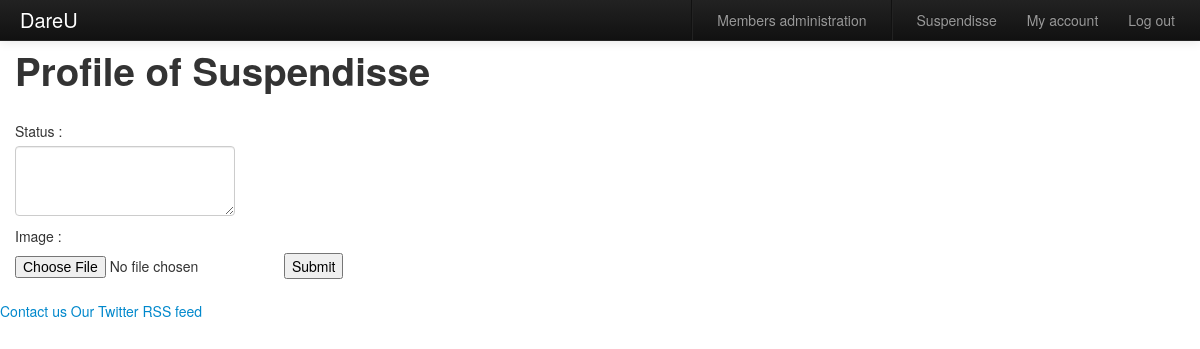
The app's page /profile/view?id=2 (signed in), older data.
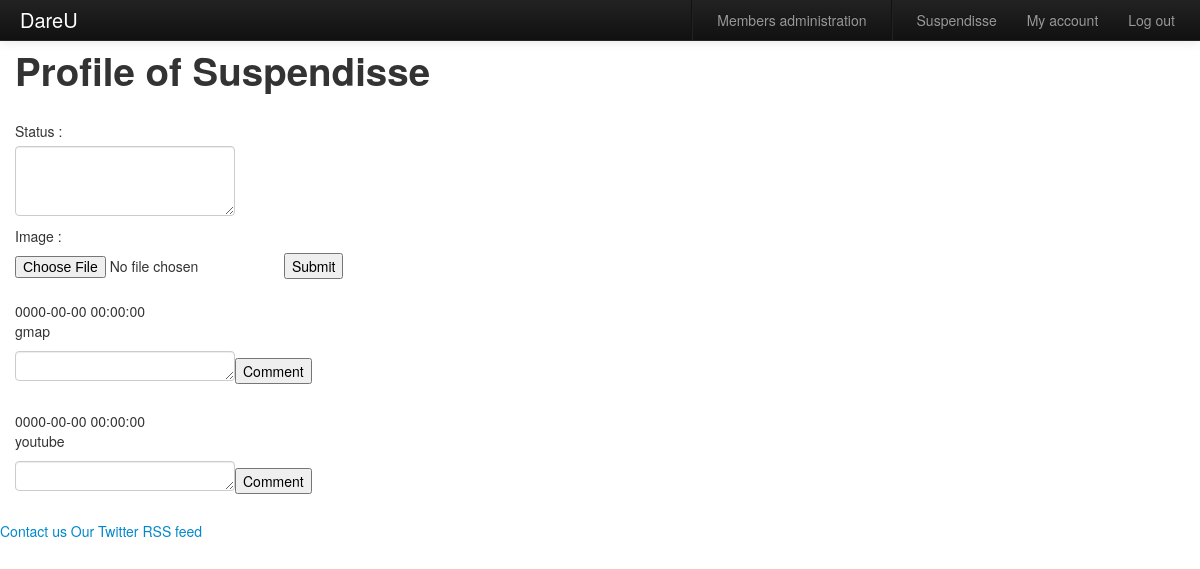
The same page, newer data.
### tables this page shows
CREATE TABLE IF NOT EXISTS `Member` (
  `idMember` int(11) NOT NULL AUTO_INCREMENT,
  `username` varchar(30) NOT NULL,
  `email` varchar(128) NOT NULL,
  `password` varchar(30) NOT NULL,
  `sex` tinyint(1) NOT NULL,
  `isAdmin` tinyint(1) NOT NULL,
  `description` text NOT NULL,
  `image` varchar(256) NOT NULL,
  `website` varchar(256) NOT NULL,
  PRIMARY KEY (`idMember`)
);

CREATE TABLE IF NOT EXISTS `Updates` (
  `idUpdate` int(11) NOT NULL AUTO_INCREMENT,
  `content` text NOT NULL,
  `date` datetime NOT NULL,
  `service` varchar(128) NOT NULL,
  `idMember` int(11) NOT NULL,
  PRIMARY KEY (`idUpdate`)
);

### lightmvc/View.php (called while the page is built, shortened)
<?php
class View
{
    public function render($file, $assigns = array())
    {
        extract($assigns);
        require($file);
        $str = ob_get_contents();
        return $str;
    }
}

### lightmvc/ActionController.php (called while the page is built, shortened)
<?php
require_once dirname(__FILE__) . '/HttpResponse.php';
require_once dirname(__FILE__) . '/View.php';
class ActionController
{
    protected $_response;
    protected $_redirected;
    protected $_includeTemplate = true;
    protected $_moduleName;
    protected static $_defaultRoute = array(
        'module' => 'index',
        'action' => 'index'
    );
    public static function process(Request $request, HttpResponse $response)
    {
        $route = $request->route($_SERVER['REQUEST_URI']);
        $route = array_merge(self::$_defaultRoute, $route);
        $controller = new $class($request, $response);
        $controller->_moduleName = $route['module'];
        return $controller->launch($route['action']);
    }
    public function __construct(Request $request, HttpResponse $response)
    {
        $this->_response = $response;
        $this->_redirected = false;
    }
    private function _render($file)
    {
        $view = new View();
        $body = NULL;
        if($this->_includeTemplate)
        $body = $view->render(FrontController::$dirname
                              . '/views/header.phtml');
        $body .= $view->render(FrontController::$dirname
                               . '/views/' . $file . '.phtml',
                               $this->_response->getVars());
        if($this->_includeTemplate)
        $body .= $view->render(FrontController::$dirname
                               . '/views/footer.phtml');
        $this->_response->setBody($body);
    }
    public function __set($name,$param)
    {
        $this->_response->setVar($name, $param);
    }
    public function launch($action)
    {
        $actionMethodName = $action . 'Action';
        $this->$actionMethodName();
        if (!$this->_redirected) {
            $this->_render($this->_moduleName . '/' . $action);
        }
        return $this->_response;
    }
}

### lightmvc/FrontController.php (called while the page is built, shortened)
<?php
require_once dirname(__FILE__) . '/ActionController.php';
abstract class FrontController
{
    public static $isDebug = true;
    public static function dispatch()
    {
        try {
            $request  = new Request();
            $response = new HttpResponse();
            ActionController::process($request, $response)->printOut();
        } catch (Exception $e) {
            if (!self::$isDebug) {
                ActionController::processException($request, $response, $e)
                                        ->printOut();
            } else {
                echo $e->getMessage() . '<br/>' . $e->getTraceAsString();
            }
        }
    }
}

### index.php (called while the page is built, shortened)
<?php
require_once dirname(__FILE__) . '/lightmvc/FrontController.php';
$front = FrontController::dispatch();

### model/Members.php (called while the page is built, shortened)
<?php
require_once('Member.php');
class Members
{
	public static function getLastId()
	{
       	$pdo_options[PDO::ATTR_ERRMODE] = PDO::ERRMODE_EXCEPTION;
	   	try {
			$bdd = new PDO(DSN, DB_USERNAME, DB_PASSWORD, $pdo_options);
		}
		catch (PDOException $e) {
			echo 'Connexion failed : ' . $e->getMessage();
			exit();
		}
		$answer = $bdd->prepare('SELECT idMember FROM Member ORDER BY idMember DESC LIMIT 1');
		$answer->execute();
		$data = $answer->fetch();
		return $data['idMember'];
	}
}

### model/Profile.php (called while the page is built, shortened)
<?php
require_once('Member.php');
require_once('Update.php');
class Profile
{
    private $member;
    private $updates;
    public function __construct($idMember)
    {
		$pdo_options[PDO::ATTR_ERRMODE] = PDO::ERRMODE_EXCEPTION;
		try {
			$bdd = new PDO(DSN, DB_USERNAME, DB_PASSWORD, $pdo_options);
		}
		catch(PDOException $e) {
			echo 'Connexion Failed : ' . $e->getMessage();
			exit();
		}
		$answer = $bdd->prepare('SELECT username FROM Member WHERE idMember = :id');
		$answer->bindParam('id', $idMember, PDO::PARAM_INT);
		$answer->execute();
		if($data = $answer->fetch())
		{
			$this->member = new Member($data['username']);
		}
		$answer = $bdd->prepare('SELECT idUpdate FROM Updates WHERE idMember = :id ORDER BY date DESC');
		$answer->bindParam('id', $idMember, PDO::PARAM_INT);
		$answer->execute();
		while($data = $answer->fetch())
		{
			$this->updates[] = new Update($data['idUpdate']);
		}
    }
	public function getMember() {
		return $this->member;
	}
	public function getUpdates() {
		return $this->updates;
	}
}

### model/Member.php (called while the page is built, shortened)
<?php
class Member
{
	private $idMember 	= 0;
	private $username;
    public function __construct($username = NULL)
	{
		if($username != NULL)
		{
			$pdo_options[PDO::ATTR_ERRMODE] = PDO::ERRMODE_EXCEPTION;
			try {
				$bdd = new PDO(DSN, DB_USERNAME, DB_PASSWORD, $pdo_options);
			}
			catch(PDOException $e) {
				echo 'Connexion Failed : ' . $e->getMessage();
				exit();
			}
			$answer = $bdd->prepare('SELECT * FROM Member WHERE username = :username');
			$answer->execute(array('username' => $username));
			if($data = $answer->fetch()) {
				$this->idMember 	=	$data['idMember'];
				$this->username		=	$data['username'];
			}
		}
    }
	public function getId() {
		return $this->idMember;
	}
	public function getUserName() {
		return $this->username;
	}
}

### controllers/ProfileController.php (called while the page is built, shortened)
<?php
require_once dirname(__FILE__) . '/../lightmvc/ActionController.php';
require_once dirname(__FILE__) . '/../model/Member.php';
require_once dirname(__FILE__) . '/../model/Members.php';
require_once dirname(__FILE__) . '/../model/Profile.php';
class ProfileController extends ActionController
{
    public function viewAction()
    {
		if(isset($_GET['id']) && $_GET['id'] != null) {
			$this->profile = new Profile($_GET['id']);
		}
    }
}

### model/Update.php (called while the page is built, shortened)
<?php
class Update
{
	private $idUpdate 	= 0;
	private $date;
	private $service;
	private $idMember;
	public function __construct($idUpdate = -1)
	{
		$pdo_options[PDO::ATTR_ERRMODE] = PDO::ERRMODE_EXCEPTION;
		try {
			$bdd = new PDO(DSN, DB_USERNAME, DB_PASSWORD, $pdo_options);
		}
		catch(PDOException $e) {
			echo 'Connexion Failed : ' . $e->getMessage();
			exit();
		}
		$answer = $bdd->prepare('SELECT * FROM Updates WHERE idUpdate = :id');
		$answer->bindParam(':id', $idUpdate, PDO::PARAM_INT);
		$answer->execute();
		if($data = $answer->fetch()) {
			$this->idUpdate	= $data['idUpdate'];
			$this->date		= $data['date'];
			$this->service	= $data['service'];
			$this->idMember	= $data['idMember'];
		}
	}
	public function getIdUpdate() {
		return $this->idUpdate;
	}
	public function getDate() {
		return $this->date;
	}
	public function getService() {
		return $this->service;
	}
	public function getIdMember() {
		return $this->idMember;
	}
}

### views/profile/view.phtml (the view, shortened to what this page needs)
<section>
<?php
	if(isset($_GET['id']) && $_GET['id'] != null && $_GET['id'] > 0 && $_GET['id'] < Members::getLastId())
	{
	?>
<h1>Profile of <?php echo $profile->getMember()->getUserName(); ?></h1>
<?php
	if(isset($_SESSION['connected']) && $_SESSION['connected'] == true) {
		if($_SESSION['idMember'] == $profile->getMember()->getId()) {
			?>
			<form method='post' action='/profile/add' enctype='multipart/form-data'>
				<label for='content'>Status : </label>
				<textarea name='content' id='content' rows='3' cols='30'></textarea><br/>
				<label for='image'>Image : </label>
				<input type='file' name='image' id='image' />
				<input type='submit' value='Submit' />
			</form>
			<?php
		}
	}
	if($profile != null && $profile->getUpdates() != null) {
		foreach($profile->getUpdates() as $update) {
			echo '<p>';
			echo $update->getDate() . '<br />';
			echo $update->getService() . '<br />';
			echo '<form method="post" action="/profile/comment?idMember=' . $update->getIdMember() . '&idUpdate=' . $update->getIdUpdate() . '">' .
				 '<textarea name="comment" id="comment" rows="1" cols="30"></textarea>' .
				 '<input type="submit" value="Comment" />' .
				 '</form>';
			echo '</p>';
		}
	}
?>
<?php
	}
	else
	{
	?>
<p> No member found </p>
<?php
	}
	?>
</section>

### views/header.phtml (shortened to what this page needs)
<!DOCTYPE html>
<html xmlns="http://www.w3.org/1999/xhtml" lang="en">
<head>
	<link href="../../bootstrap/css/bootstrap.css" rel="stylesheet">
</head>
<body>
	<header>
		<div class="navbar navbar-static-top navbar-inverse">
			<div class="navbar-inner">
				<div class="container">
					<a class ="brand" href='/'>DareU</a>
					<ul class="nav pull-right">
					<li class="divider-vertical"></li>
					<?php
					if (isset($_SESSION['connected']) && $_SESSION['connected'] == true)
					{
						if($_SESSION['isAdmin'])
						{
					?>
							<li><a href="/members/list">Members administration</a></li>
							<li class="divider-vertical"></li>
						<?php
						}
						?>
						<li><a href="/profile/view?id=<?php echo $_SESSION['idMember']; ?>"><?php echo $_SESSION['username']; ?></a></li>
						<li><a href="/profile/edit">My account</a></li>
						<li><a href="/members/logout">Log out</a></li>
					<?php
					}
					?>
					</ul>
				</div>
			</div>
		</div>
</header>
<div class="container">

### views/footer.phtml (shortened to what this page needs)
</div>
<footer>
	<a href="contact.php">Contact us</a>
	<a href="future_twitter_account">Our Twitter</a>
	<a href="/index/rss">RSS feed</a>
</footer>
	</body>
</html>

### lightmvc/HttpResponse.php (shortened to what this page needs)
<?php
class HttpResponse
{
    private $_body;
    public function setBody($value)
    {
        $this->_body = $value;
    }
    public function printOut()
    {
        echo $this->_body;
    }
}

Row changes from the older to the newer data that the page shows:
added updates: date "0000-00-00 00:00:00", service "gmap"
added updates: date "0000-00-00 00:00:00", service "youtube"
